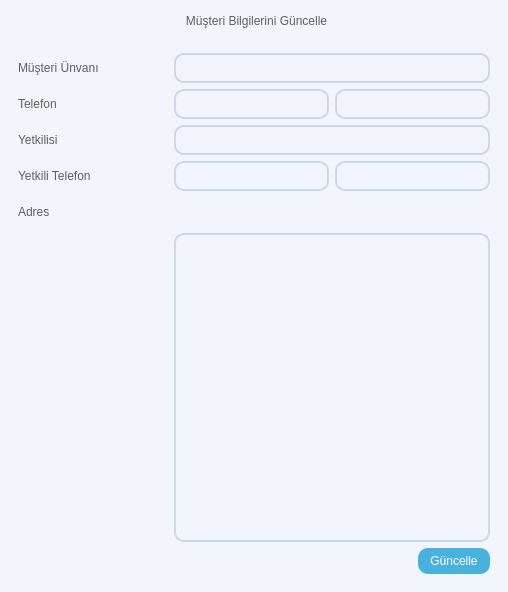
<?xml version="1.0" encoding="UTF-8"?>
<ui version="4.0">
 <class>Form</class>
 <widget class="QWidget" name="Form">
  <property name="geometry">
   <rect>
    <x>0</x>
    <y>0</y>
    <width>508</width>
    <height>592</height>
   </rect>
  </property>
  <property name="windowTitle">
   <string>Müşteri Bilgilerini Güncelle</string>
  </property>
  <property name="styleSheet">
   <string notr="true">QWidget{
  background-color: #f2f6fc;
}

QGroupBox{
	background-color: #f2f6fc;
	border-radius: 15px;
	margin-top: 15px;
	font: 9pt &quot;Segoe UI&quot;;
	color: #5f5f5f
}

QTableWidget {
    border: 2px solid #e3ebf5;
    border-radius: 10px;
    background-color: #f2f6fc;
}

QGroupBox::title {
    subcontrol-origin: margin;
    subcontrol-position: top center;
    padding: 5px 10px;
    background-color: #f2f6fc;
    border-radius: 7px;
    color: #5f5f5f;
}

QLabel{
	font: 9pt &quot;Segoe UI&quot;;
	color: #5f5f5f;
}

QLineEdit{
	background-color: transparent;
	border: 2px solid #ccd9e6;
	border-radius: 10px;
	font: 9 pt &quot;Segoe UI&quot; #5f5f5f;
}

QTextEdit{
	background-color: transparent;
	border: 2px solid #ccd9e6;
	border-radius: 10px;
	font: 9 pt &quot;Segoe UI&quot;;
}

QPushButton {
    background-color: #48B1DD;
    color: white;
    border: none;
    border-radius: 10px;
    padding: 6px 12px;
    font: 9pt &quot;Segoe UI&quot;;
}

QPushButton:hover {
    background-color: #007BFF;
}

QPushButton:pressed {
    background-color: #5F5F5F;
}
QComboBox {
    background-color: transparent;
    border: 2px solid #5f5f5f;
    border-radius: 10px;
    padding: 5px 8px;
    font: 9pt &quot;Segoe UI&quot;;
    color: #5f5f5f;
}

QComboBox::drop-down {
    subcontrol-origin: padding;
    subcontrol-position: top right;
    width: 25px;
    border-left: 1px solid #5f5f5f;
}


QComboBox QAbstractItemView {
    border: 2px solid #e3ebf5;
    selection-background-color: #e3ebf5;
    background-color: white;
    color: #5f5f5f;
    font: 9pt &quot;Segoe UI&quot;;
    border-radius: 5px;
}


</string>
  </property>
  <layout class="QHBoxLayout" name="horizontalLayout">
   <property name="spacing">
    <number>0</number>
   </property>
   <property name="leftMargin">
    <number>0</number>
   </property>
   <property name="topMargin">
    <number>0</number>
   </property>
   <property name="rightMargin">
    <number>0</number>
   </property>
   <property name="bottomMargin">
    <number>0</number>
   </property>
   <item>
    <widget class="QWidget" name="widget" native="true">
     <layout class="QHBoxLayout" name="horizontalLayout_7">
      <item>
       <widget class="QGroupBox" name="groupBox">
        <property name="enabled">
         <bool>true</bool>
        </property>
        <property name="title">
         <string>Müşteri Bilgilerini Güncelle</string>
        </property>
        <layout class="QHBoxLayout" name="horizontalLayout_5">
         <item>
          <layout class="QFormLayout" name="formLayoutUpdateEmployee">
           <property name="topMargin">
            <number>20</number>
           </property>
           <item row="0" column="0">
            <widget class="QLabel" name="labelEmployeeName">
             <property name="minimumSize">
              <size>
               <width>150</width>
               <height>30</height>
              </size>
             </property>
             <property name="maximumSize">
              <size>
               <width>150</width>
               <height>30</height>
              </size>
             </property>
             <property name="text">
              <string>Müşteri Ünvanı</string>
             </property>
            </widget>
           </item>
           <item row="0" column="1">
            <widget class="QLineEdit" name="lineEditEmployeeName">
             <property name="minimumSize">
              <size>
               <width>0</width>
               <height>30</height>
              </size>
             </property>
             <property name="maximumSize">
              <size>
               <width>16777215</width>
               <height>30</height>
              </size>
             </property>
            </widget>
           </item>
           <item row="1" column="0">
            <widget class="QLabel" name="labelEmployeePhone">
             <property name="minimumSize">
              <size>
               <width>150</width>
               <height>30</height>
              </size>
             </property>
             <property name="maximumSize">
              <size>
               <width>16777215</width>
               <height>150</height>
              </size>
             </property>
             <property name="text">
              <string>Telefon</string>
             </property>
            </widget>
           </item>
           <item row="1" column="1">
            <layout class="QHBoxLayout" name="horizontalLayoutPhone">
             <item>
              <widget class="QLineEdit" name="lineEditEmployeePhone">
               <property name="minimumSize">
                <size>
                 <width>0</width>
                 <height>30</height>
                </size>
               </property>
               <property name="maximumSize">
                <size>
                 <width>16777215</width>
                 <height>30</height>
                </size>
               </property>
              </widget>
             </item>
             <item>
              <widget class="QLineEdit" name="lineEditEmployeePhone2">
               <property name="minimumSize">
                <size>
                 <width>0</width>
                 <height>30</height>
                </size>
               </property>
               <property name="maximumSize">
                <size>
                 <width>16777215</width>
                 <height>30</height>
                </size>
               </property>
              </widget>
             </item>
            </layout>
           </item>
           <item row="2" column="0">
            <widget class="QLabel" name="labelEmployeeAuthority">
             <property name="minimumSize">
              <size>
               <width>150</width>
               <height>30</height>
              </size>
             </property>
             <property name="maximumSize">
              <size>
               <width>16777215</width>
               <height>150</height>
              </size>
             </property>
             <property name="text">
              <string>Yetkilisi</string>
             </property>
            </widget>
           </item>
           <item row="2" column="1">
            <widget class="QLineEdit" name="lineEditEmployeeAuthority">
             <property name="minimumSize">
              <size>
               <width>0</width>
               <height>30</height>
              </size>
             </property>
             <property name="maximumSize">
              <size>
               <width>16777215</width>
               <height>30</height>
              </size>
             </property>
            </widget>
           </item>
           <item row="3" column="0">
            <widget class="QLabel" name="labelAuthorityPhone">
             <property name="minimumSize">
              <size>
               <width>150</width>
               <height>30</height>
              </size>
             </property>
             <property name="maximumSize">
              <size>
               <width>150</width>
               <height>30</height>
              </size>
             </property>
             <property name="text">
              <string>Yetkili Telefon</string>
             </property>
            </widget>
           </item>
           <item row="3" column="1">
            <layout class="QHBoxLayout" name="horizontalLayoutAuthorityPhone">
             <item>
              <widget class="QLineEdit" name="lineEditAuthorityPhone">
               <property name="minimumSize">
                <size>
                 <width>0</width>
                 <height>30</height>
                </size>
               </property>
               <property name="maximumSize">
                <size>
                 <width>16777215</width>
                 <height>30</height>
                </size>
               </property>
              </widget>
             </item>
             <item>
              <widget class="QLineEdit" name="lineEditAuthorityPhone2">
               <property name="minimumSize">
                <size>
                 <width>0</width>
                 <height>30</height>
                </size>
               </property>
               <property name="maximumSize">
                <size>
                 <width>16777215</width>
                 <height>30</height>
                </size>
               </property>
              </widget>
             </item>
            </layout>
           </item>
           <item row="4" column="0" colspan="2">
            <widget class="QLabel" name="labelEmployeeAdress">
             <property name="minimumSize">
              <size>
               <width>150</width>
               <height>30</height>
              </size>
             </property>
             <property name="maximumSize">
              <size>
               <width>150</width>
               <height>30</height>
              </size>
             </property>
             <property name="text">
              <string>Adres</string>
             </property>
            </widget>
           </item>
           <item row="5" column="1">
            <widget class="QTextEdit" name="textEditEmployeeAdress"/>
           </item>
           <item row="6" column="0" colspan="2">
            <layout class="QHBoxLayout" name="horizontalLayoutPushButtonSpace">
             <item>
              <widget class="QLabel" name="labelEmployeeId">
               <property name="text">
                <string/>
               </property>
              </widget>
             </item>
             <item>
              <spacer name="horizontalSpacerPushButtonSpace">
               <property name="orientation">
                <enum>Qt::Horizontal</enum>
               </property>
               <property name="sizeHint" stdset="0">
                <size>
                 <width>40</width>
                 <height>20</height>
                </size>
               </property>
              </spacer>
             </item>
             <item>
              <widget class="QPushButton" name="pushButtonUpdateEmployee">
               <property name="text">
                <string>Güncelle</string>
               </property>
              </widget>
             </item>
            </layout>
           </item>
          </layout>
         </item>
        </layout>
       </widget>
      </item>
     </layout>
    </widget>
   </item>
  </layout>
 </widget>
 <resources/>
 <connections/>
</ui>
